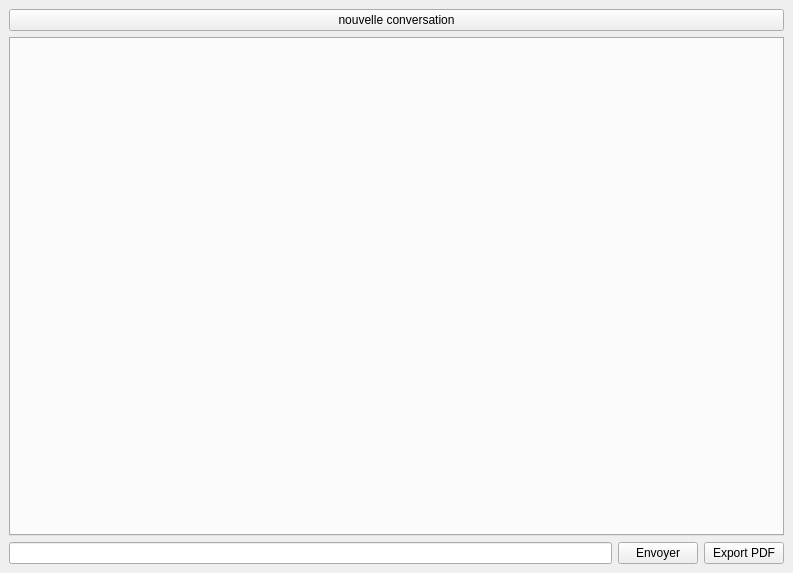
<?xml version="1.0" encoding="UTF-8"?>
<ui version="4.0">
 <class>Client</class>
 <widget class="QMainWindow" name="Client">
  <property name="geometry">
   <rect>
    <x>0</x>
    <y>0</y>
    <width>793</width>
    <height>573</height>
   </rect>
  </property>
  <property name="windowTitle">
   <string>chat</string>
  </property>
  <property name="windowIcon">
   <iconset>
    <normaloff>../../../Images/chat.png</normaloff>../../../Images/chat.png</iconset>
  </property>
  <property name="iconSize">
   <size>
    <width>50</width>
    <height>50</height>
   </size>
  </property>
  <widget class="QWidget" name="centralwidget">
   <layout class="QHBoxLayout" name="horizontalLayout_2">
    <item>
     <layout class="QVBoxLayout" name="verticalLayout_2">
      <item>
       <widget class="QPushButton" name="pb_newConver">
        <property name="text">
         <string>nouvelle conversation</string>
        </property>
       </widget>
      </item>
      <item>
       <widget class="QTabWidget" name="tabWidget">
        <property name="inputMethodHints">
         <set>Qt::ImhNone</set>
        </property>
        <property name="tabPosition">
         <enum>QTabWidget::West</enum>
        </property>
        <property name="tabShape">
         <enum>QTabWidget::Rounded</enum>
        </property>
        <property name="currentIndex">
         <number>-1</number>
        </property>
       </widget>
      </item>
      <item>
       <layout class="QHBoxLayout" name="horizontalLayout">
        <item>
         <widget class="QLineEdit" name="le_message"/>
        </item>
        <item>
         <widget class="QPushButton" name="pb_envoyer">
          <property name="text">
           <string>Envoyer</string>
          </property>
         </widget>
        </item>
        <item>
         <widget class="QPushButton" name="pb_pdf">
          <property name="text">
           <string>Export PDF</string>
          </property>
         </widget>
        </item>
       </layout>
      </item>
     </layout>
    </item>
   </layout>
  </widget>
 </widget>
 <resources/>
 <connections/>
</ui>
